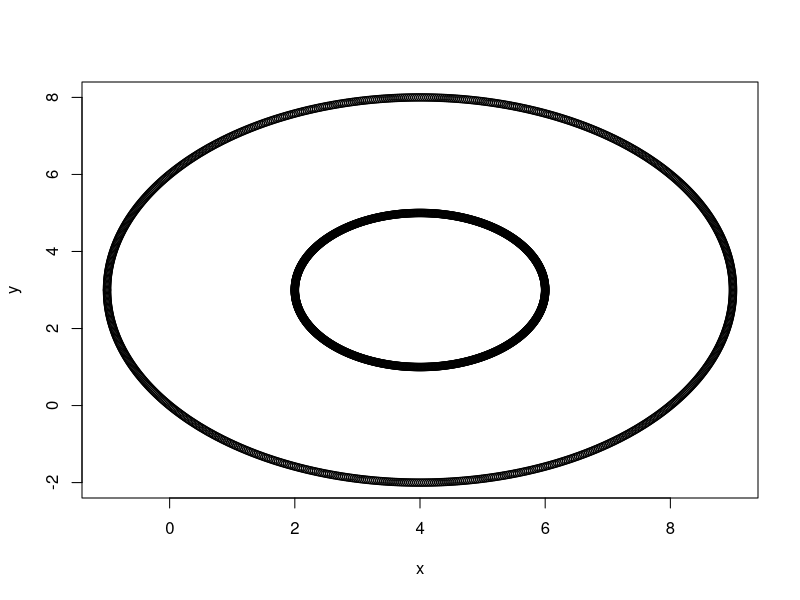

The R script that drew this image:
## 원형 분포 

angle <- seq(-pi, pi, length=1000) 
x1 <- 4+5*cos(angle)
y1 <- 3+5*sin(angle)

x2 = 4+2*cos(angle)
y2 = 3+2*sin(angle)

x = c(x1,x2)
y = c(y1,y2)

simulated_df = data.frame(x,y)

plot(x,y, type="p")


